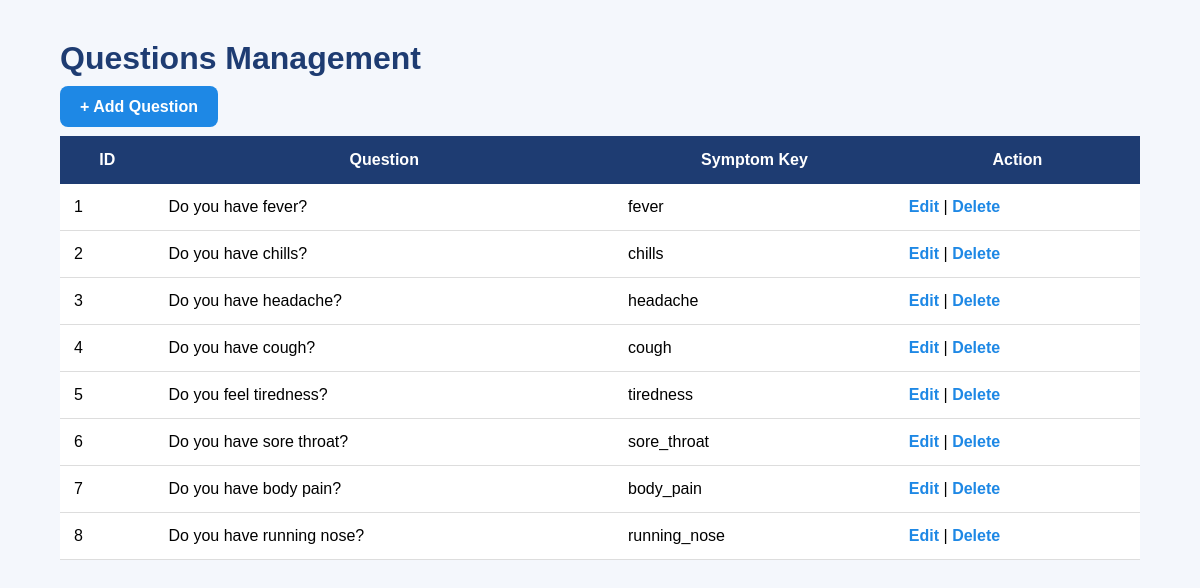
The page /admin/questions (signed in) on the database its author committed.
### tables this page shows
CREATE TABLE questions (
        id INTEGER PRIMARY KEY AUTOINCREMENT,
        question_text TEXT NOT NULL,
        symptom_key TEXT NOT NULL
    );

### app.py (the view)
@app.route("/admin/questions")
def admin_questions():
    if not is_admin():
        return redirect("/login")
    conn = get_connection()
    cur = conn.cursor()
    cur.execute("SELECT * FROM questions")
    questions = cur.fetchall()
    conn.close()
    return render_template(
        "admin/questions.html",
        questions=questions
    )

### app.py (called while the page is built)
def is_admin():
    return session.get("role") == "admin"

### database/database.py (called while the page is built)
def get_connection():
    conn = sqlite3.connect(DB_PATH)
    conn.row_factory = sqlite3.Row
    return conn

### templates/admin/questions.html (shortened to what this page needs)
<!DOCTYPE html>
<html>
<head>
    <link rel="stylesheet"
          href="{{ url_for('static', filename='css/Admin_questionsadmin.css') }}">
</head>
<body>
<div class="container">
    <h1>Questions Management</h1>
    <a href="/admin/add_question" class="add-btn">
        + Add Question
    </a>
    <table>
        <tr>
            <th>ID</th>
            <th>Question</th>
            <th>Symptom Key</th>
            <th>Action</th>
        </tr>
        {% for q in questions %}
        <tr>
            <td>{{ q.id }}</td>
            <td>{{ q.question_text }}</td>
            <td>{{ q.symptom_key }}</td>
            <td>
                <a href="/admin/edit_question/{{ q.id }}">
                    Edit
                </a>
                |
                <a href="/admin/delete_question/{{ q.id }}"
                   onclick="return confirm('Delete question?')">
                   Delete
                </a>
            </td>
        </tr>
        {% endfor %}
    </table>
</div>
</body>
</html>

### static/css/admin_questionsadmin.css (style rules this page uses)
body { margin:0; padding:0; font-family:Arial; background:#f4f7fc; }
.container { width:90%; margin:40px auto; }
h1 { color:#1e3c72; }
.add-btn { background:#1e88e5; color:white; padding:12px 20px; text-decoration:none; border-radius:8px; }
table { width:100%; margin-top:20px; border-collapse:collapse; background:white; }
table th { background:#1e3c72; color:white; padding:15px; }
table td { padding:14px; border-bottom:1px solid #ddd; }
a { text-decoration:none; color:#1e88e5; font-weight:bold; }

### rows shown on the page
questions: id "1", question_text "Do you have fever?", symptom_key "fever"
questions: id "2", question_text "Do you have chills?", symptom_key "chills"
questions: id "3", question_text "Do you have headache?", symptom_key "headache"
questions: id "4", question_text "Do you have cough?", symptom_key "cough"
questions: id "5", question_text "Do you feel tiredness?", symptom_key "tiredness"
questions: id "6", question_text "Do you have sore throat?", symptom_key "sore_throat"
questions: id "7", question_text "Do you have body pain?", symptom_key "body_pain"
questions: id "8", question_text "Do you have running nose?", symptom_key "running_nose"
